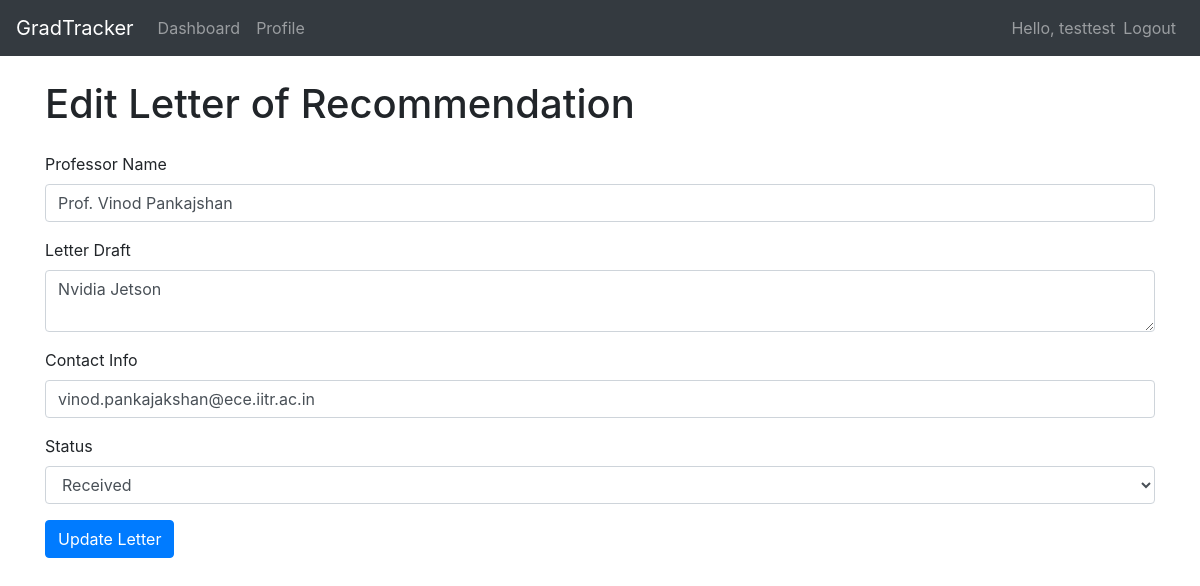
The page /professor/edit/1 (signed in) on the database its author committed.
### app/models/models.py (models this page shows)
class User(UserMixin, db.Model):
    id = db.Column(db.Integer, primary_key=True)
    username = db.Column(db.String(100), unique=True, nullable=False)
    email = db.Column(db.String(100), unique=True, nullable=False)
    password_hash = db.Column(db.String(200))
    applications = db.relationship('Application', backref='user', lazy=True)  # Relationship to Application
    professors = db.relationship('Professor', backref='user', lazy=True)  # Relationship to Professor
    statements = db.relationship('Statement', backref='user', lazy=True)  # Add this line to the User class

class Professor(db.Model):
    id = db.Column(db.Integer, primary_key=True)
    name = db.Column(db.String(200), nullable=False)
    letter_draft = db.Column(db.Text)
    contact_info = db.Column(db.String(300))
    status = db.Column(db.String(100))
    user_id = db.Column(db.Integer, db.ForeignKey('user.id'))

### app/routes/views.py (the view, shortened to what this page needs)
@main.route('/professor/edit/<int:professor_id>', methods=['GET', 'POST'])
@login_required
def edit_professor(professor_id):
    professor = Professor.query.get_or_404(professor_id)
    form = ProfessorForm(obj=professor)
    return render_template('edit_professor.html', form=form, professor_id=professor_id)

### app/forms.py
class ProfessorForm(FlaskForm):
    name = StringField('Professor Name', validators=[DataRequired(), Length(max=200)])
    letter_draft = TextAreaField('Letter Draft', validators=[Optional(), Length(max=5000)])
    contact_info = StringField('Contact Info', validators=[Optional(), Email(), Length(max=300)])
    status = SelectField('Status', choices=[('pending', 'Pending'), ('submitted', 'Submitted'), ('received', 'Received')], validators=[DataRequired()])

### app/__init__.py (called while the page is built)
@login_manager.user_loader
def load_user(user_id):
    return User.query.get(int(user_id))

### app/templates/edit_professor.html (shortened to what this page needs)
{% extends 'layout.html' %}
{% block content %}
    <h1>Edit Letter of Recommendation</h1>
    <form action="{{ url_for('main.edit_professor', professor_id=professor_id) }}" method="post" class="mt-4">
        <div class="form-group">
            {{ form.name.label }}
            {{ form.name(class="form-control") }}
        </div>
        <div class="form-group">
            {{ form.letter_draft.label }}
            {{ form.letter_draft(class="form-control") }}
        </div>
        <div class="form-group">
            {{ form.contact_info.label }}
            {{ form.contact_info(class="form-control") }}
        </div>
        <div class="form-group">
            {{ form.status.label }}
            {{ form.status(class="form-control") }}
        </div>
        <button type="submit" class="btn btn-primary">Update Letter</button>
    </form>
{% endblock %}

### app/templates/layout.html (shortened to what this page needs)
<!DOCTYPE html>
<html lang="en">
<head>
    <link rel="stylesheet" href="https://stackpath.bootstrapcdn.com/bootstrap/4.5.2/css/bootstrap.min.css">
</head>
<body>
    <nav class="navbar navbar-expand-lg navbar-dark bg-dark">
        <a class="navbar-brand" href="{{ url_for('main.index') }}">GradTracker</a>
        <div class="collapse navbar-collapse" id="navbarNavAltMarkup">
            <div class="navbar-nav mr-auto">
		{% if current_user.is_authenticated %}
                    <a class="nav-item nav-link" href="{{ url_for('main.dashboard') }}">Dashboard</a>
		    <a class="nav-item nav-link" href="{{ url_for('main.profile') }}">Profile</a>
		{% endif %}
            </div>
            <div class="navbar-nav ml-auto">
                {% if current_user.is_authenticated %}
                    <span class="navbar-text">
                        Hello, {{ current_user.username }}
                    </span>
                    <a class="nav-item nav-link" href="{{ url_for('auth.logout') }}">Logout</a>
                {% else %}
                    <a class="nav-item nav-link" href="{{ url_for('auth.login') }}">Login</a>
                    <a class="nav-item nav-link" href="{{ url_for('auth.signup') }}">Sign Up</a>
                {% endif %}
            </div>
        </div>
    </nav>
    <div class="container mt-4">
        {% block content %}
        {% endblock %}
    </div>
</body>
</html>

### rows shown on the page
User: username "testtest"
Professor: name "Prof. Vinod Pankajshan", letter_draft "Nvidia Jetson", contact_info "vinod.pankajakshan@ece.iitr.ac.in", status "Received"
